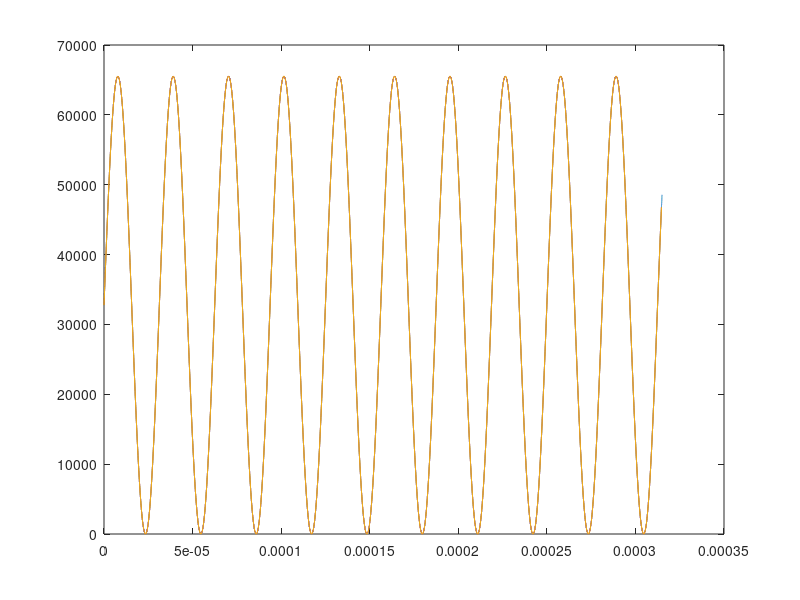

This chart was generated by the following MATLAB code:
%% dac_wave_gen.m
% generate wave for xcorr algorithm

f = 32e3; % wave freq
fs = 2450e3; % adc sampling rate

t = 0:(0.000000001):0.000315;
ts = 0:(1/fs):0.000315;

y = (sin(2*pi*f*t)/2 + 0.5).*65535;
ys = (sin(2*pi*f*ts)/2 + 0.5).*65535;
res = dec2hex(round(ys));

lut = "";

lut_size = size(res, 1);
for i = 1:lut_size
 lut = strcat(lut, "0x", res(i, :), ", ");
 if mod(i, 16) == 0
     lut = strcat(lut, "\n");
 end
end
fprintf(lut);
disp(lut_size);

figure;
plot(t, y);
hold on;
plot(ts, ys);
hold on;
plot(ts, round(ys));
hold off;
